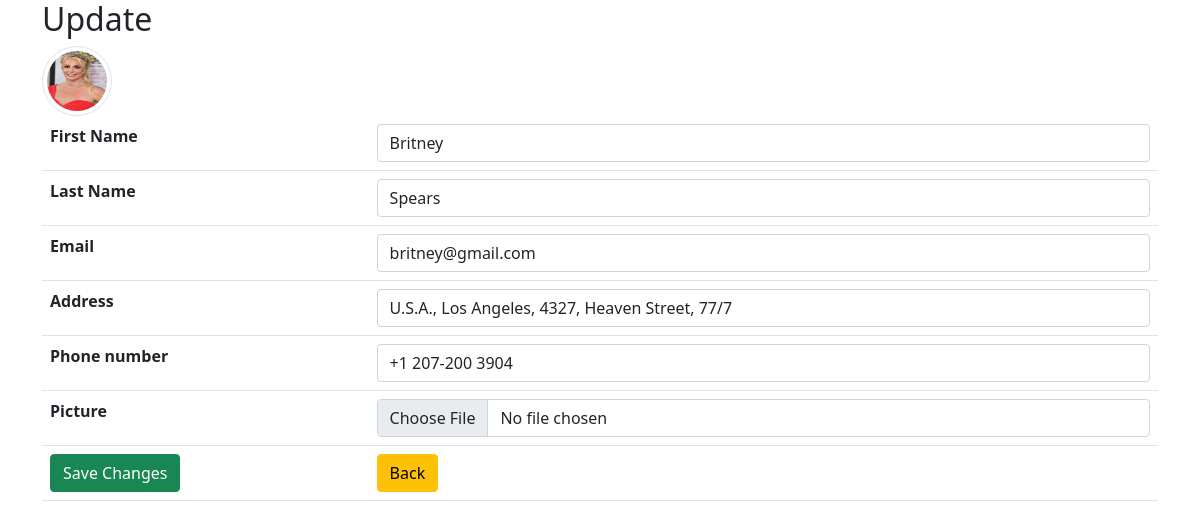
/update.php?id=2 (signed in), run on the app's committed database.
### tables this page shows
CREATE TABLE `user` (
  `id` int(11) NOT NULL PRIMARY KEY AUTO_INCREMENT,
  `fname` varchar(255) NOT NULL,
  `lname` varchar(255) NOT NULL,
  `password` varchar(255) NOT NULL,
  `email` varchar(255) NOT NULL,
  `address` varchar(512) NOT NULL,
  `phone` varchar(255) NOT NULL,
  `picture` varchar(255) DEFAULT NULL,
  `status` varchar(4) NOT NULL DEFAULT 'user'
);

### update.php (the view, shortened to what this page needs)
<?php
require_once 'components/db_connect.php';
$backBtn = '';
if (isset($_SESSION["user"])) {
    $backBtn = "home.php";
}
if (isset($_SESSION["adm"])) {
    $backBtn = "dashBoard.php";
}
if (isset($_GET['id'])) {
    $id = $_GET['id'];
    $sql = "SELECT * FROM user WHERE id = {$id}";
    $result = mysqli_query($connect, $sql);
    if (mysqli_num_rows($result) == 1) {
        $data = mysqli_fetch_assoc($result);
        $fname = $data['fname'];
        $lname = $data['lname'];
        $email = $data['email'];
        $address = $data['address'];
        $phone = $data['phone'];
    }
}
?>
<!DOCTYPE html>
<html lang="en">
<head>
    <?php require_once 'components/boot.php' ?>
</head>
<body>
    <div class="container">
        <h2>Update</h2>
        <img class='img-thumbnail rounded-circle' src='pictures/users/<?php echo $data['picture'] ?>' alt="<?php echo $fname ?>">
        <form method="post" enctype="multipart/form-data">
            <table class="table">
                <tr>
                    <th>First Name</th>
                    <td><input class="form-control" type="text" name="fname" placeholder="First Name" value="<?php echo $fname ?>" /></td>
                </tr>
                <tr>
                    <th>Last Name</th>
                    <td><input class="form-control" type="text" name="lname" placeholder="Last Name" value="<?php echo $lname ?>" /></td>
                </tr>
                <tr>
                    <th>Email</th>
                    <td><input class="form-control" type="email" name="email" placeholder="Email" value="<?php echo $email ?>" /></td>
                </tr>
                <tr>
                    <th>Address</th>
                    <td><input class="form-control" type="text" name="address" placeholder="Address" value="<?php echo $address ?>" /></td>
                </tr>
                <tr>
                    <th>Phone number</th>
                    <td><input class="form-control" type="text" name="phone" placeholder="Phone number" value="<?php echo $phone ?>" /></td>
                </tr>
                <tr>
                    <th>Picture</th>
                    <td><input class="form-control" type="file" name="picture" /></td>
                </tr>
                <tr>
                    <td><button name="submit" class="btn btn-success" type="submit">Save Changes</button></td>
                    <td><a href="<?php echo $backBtn ?>"><button class="btn btn-warning" type="button">Back</button></a></td>
                </tr>
            </table>
        </form>
    </div>
</body>
</html>

### update.php (style rules this page uses)
.img-thumbnail { width: 70px !important; height: 70px !important; }

### data on the page
user: picture (picture), fname "Britney", lname "Spears", email "britney@gmail.com", address "U.S.A., Los Angeles, 4327, Heaven Street, 77/7", phone "+1 207-200 3904"
